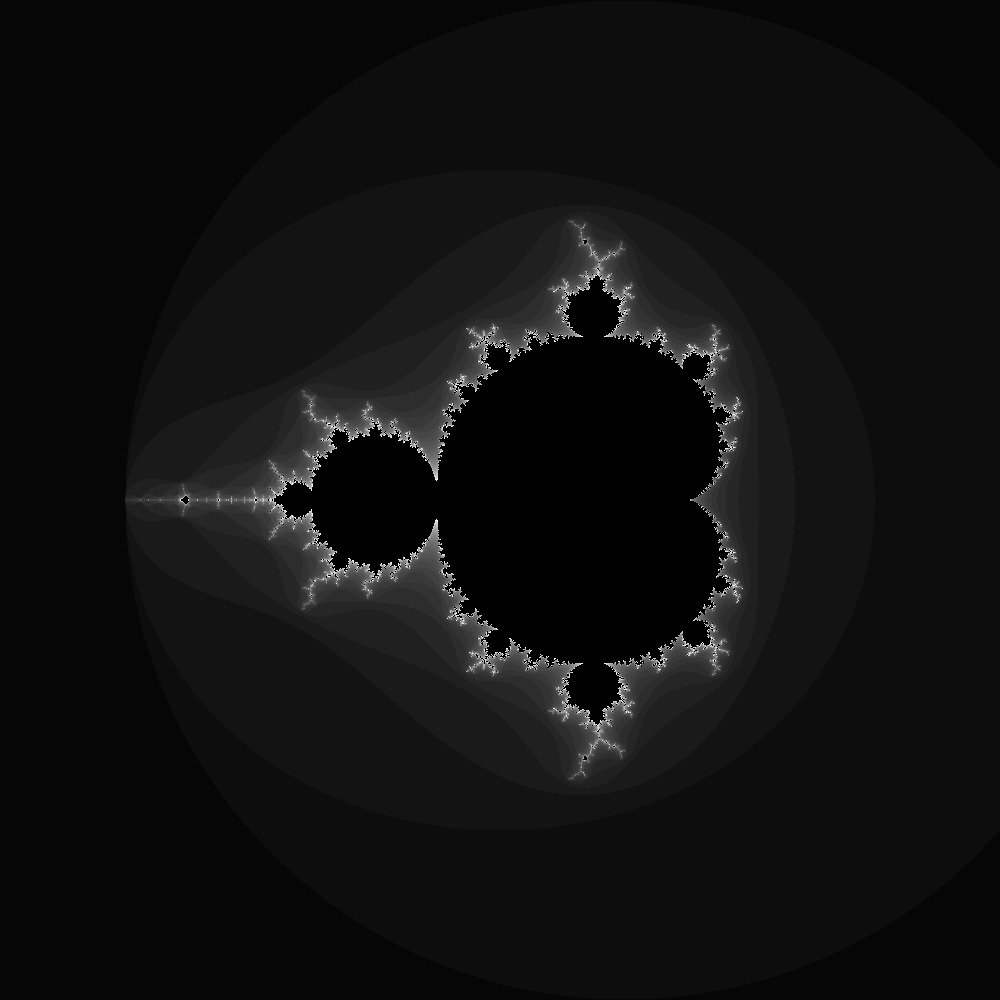

Reproduce this figure in Julia.
# add Images
# add ImageMagick

using Images

# z^2 = x^2 + 2xyi - y^2 = (x^2 - y^2) + (2xy) i
function iteracao_mandelbrot(cx, cy; max_iter = 40)
  iter = 0
  x = y = 0
  while iter<40 && x^2+y^2<4
    real = x^2 - y^2 + cx
    imaginaria = 2x*y + cy
    x = real
    y = imaginaria
    iter += 1
  end

  if x^2 + y^2 < 4
    return false, 0
  else
    return true, iter / max_iter
  end
end

function mandelbrot(N)
  x = range(-2.5, 1.5, length=N)
  y = range(-2.0, 2.0, length=N)

  imagem = zeros(N, N)
  for i = 1:N
    for j = 1:N
      estavel, ρ = iteracao_mandelbrot(x[i], y[j])
      if estavel
        imagem[i,j] = ρ
      end
    end
  end

  save("mandelbrot.jpg", imagem')
end

mandelbrot(1000)
